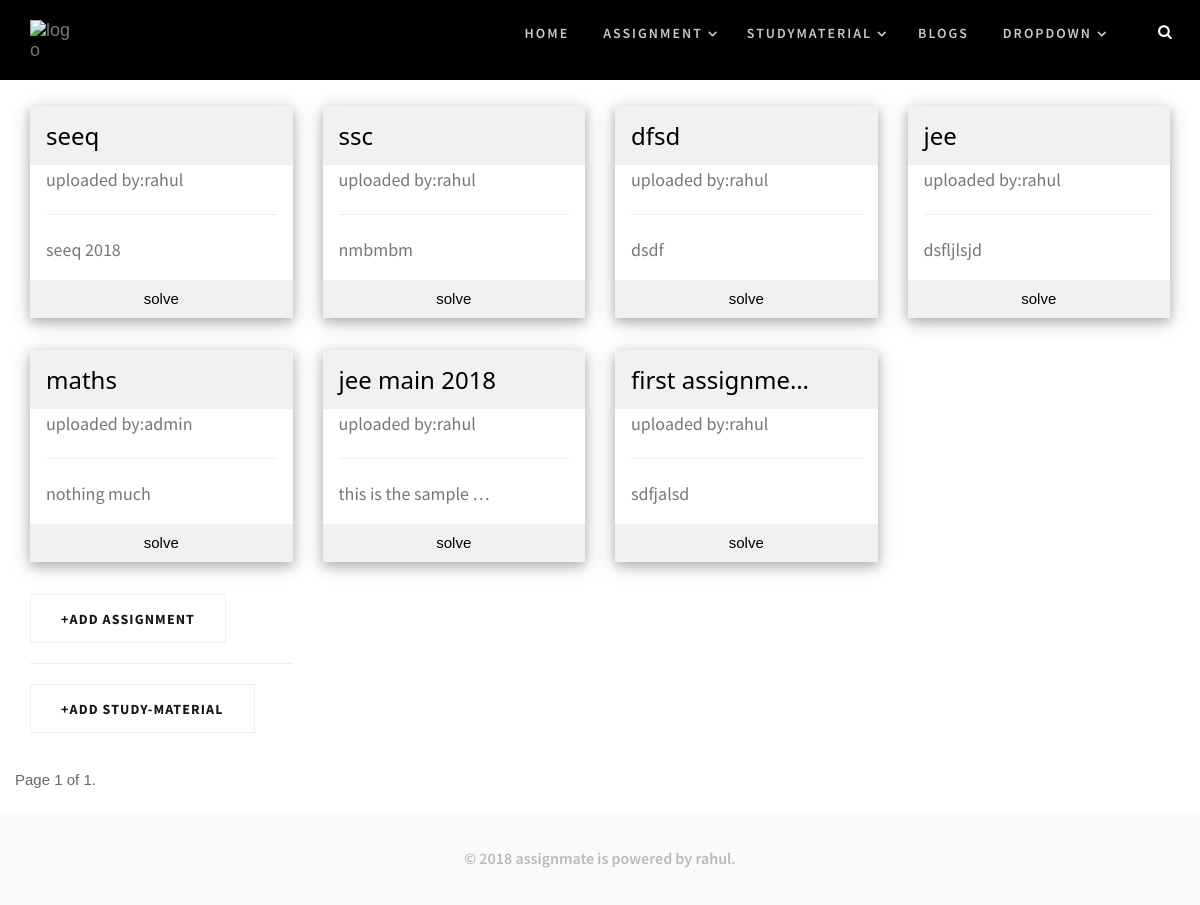
/all-assignment (signed in), run on the app's committed database.
### assignment/models.py (models this page shows, shortened)
class Assignment(models.Model):
    user = models.ForeignKey(User, on_delete=models.CASCADE)
    title=models.CharField(max_length=30,default='assignment')
    discription=models.CharField(max_length=500)
    category=models.CharField(max_length=30,blank=True)
    created = models.DateTimeField(auto_now=True)
    objects = AssignmentManager()
    class Meta:
        ordering = ["-created"]

### assignment/views.py (the view)
# urls.py: path('all-assignment',view_list_assignment,name='assignment_page'),
def view_list_assignment(request):
    assignment=Assignment.objects.all()
    paginator=Paginator(assignment,10)
    page=request.GET.get('page')
    assignment=paginator.get_page(page)
    user=request.user
    return render(request,'assignment/assignment_page.html',{'assignment':assignment,'user':user})

### assignment/models.py (called while the page is built)
    def get_queryset(self):
        return AssignmentQuerySet(self.model,using=self._db)

### assignment/templates/assignment/assignment_page.html (shortened to what this page needs)
{% extends 'accounts/base.html'%}
{% block body %}
<div class="container">
    <div class="row">
        {% for assignment in assignment %}
        <div class="col-lg-3 col-md-3 col-sm-6 col-xs-12 w3-section">
            <div class="w3-card-4 ">
            <header class="w3-container w3-light-grey">
              <a href="{% url 'assignment:assignment' assignment.id %}"><h3>{{ assignment.title|truncatechars_html:15 }}</h3></a>
            </header>
            <div class="w3-container">
              <p>uploaded by:{{assignment.user}}</p>
              <hr>
              <a href="javascript:void(0);" data-toggle="tooltip" data-placement="top" title="{{assignment.discription}}"><p>{{assignment.discription|truncatechars_html:20}}</p></a>
            </div>
            <a href="{% url 'assignment:assignment' assignment.id %}"><button class="w3-button w3-block w3-light-grey"> solve</button></a>
            </div>
        </div>
        {% endfor %}
    </div>
    <div class="row">
        <div class="col-lg-3 col-md-3 col-sm-6 col-xs-12 w3-section">
            <a href="{% url 'assignment:assignment_add' %}" class="btn">+add Assignment</a>
            <hr/>
            <a href="{% url 'assignment:uploadfile'%}"class="btn">+add study-material</a>
        </div>
    </div>
    <div class="row">
            <div class="pagination">
                <span class="step-links">
                    <span class="current">
                        Page {{ assignment.number }} of {{ assignment.paginator.num_pages }}.
                    </span>
                </span>
            </div>
        </div>
</div>
{% endblock %}

### accounts/static/accounts/css/style.css (style rules this page uses)
article, aside, details, figcaption, figure, footer, header, hgroup, menu, nav, section { display: block; }
a, input, button, select, textarea { outline: none; }
a { outline: none; text-decoration: none; color: #f1868a; transition: all 0.3s ease-in-out; -webkit-transition: all 0.3s ease-in-out; -moz-transition: all 0.3s ease-in-out; -ms-transition: all 0.3s ease-in-out; }
body { margin: 0; font-size: 14px; color: #686868; -webkit-font-smoothing: antialiased; -moz-osx-font-smoothing: grayscale; overflow-x: hidden; word-wrap: break-word; font-family: 'Playfair Display', serif; }
h3 { font-size: 22px; line-height: 39px; }
h1, h2, h3, h4, h5, h6 { margin: 0; font-weight: 400; }
p { font-size: 18px; line-height: 29px; margin: 0 0 15px; color: #777777; font-family: 'Source Sans Pro', sans-serif; }
.btn { background-color: #fff; border: 1px solid #eeeff3; color: #161616; font-family: 'Source Sans Pro', sans-serif; font-size: 14px; letter-spacing: 1.12px; text-transform: uppercase; border-radius: 0; padding: 13.5px 30px; font-weight: 700; }

### accounts/static/accounts/css/w3.css (style rules this page uses)
*,*:before,*:after { box-sizing:inherit }
html { -ms-text-size-adjust:100%;-webkit-text-size-adjust:100% }
body { margin:0 }
article,aside,details,figcaption,figure,footer,header,main,menu,nav,section,summary { display:block }
a { background-color:transparent;-webkit-text-decoration-skip:objects }
hr { box-sizing:content-box;height:0;overflow:visible }
button,input,select,textarea { font:inherit;margin:0 }
button,input { overflow:visible }
button,select { text-transform:none }
button,html [type=button],[type=reset],[type=submit] { -webkit-appearance:button }
html,body { font-family:Verdana,sans-serif;font-size:15px;line-height:1.5 }
html { overflow-x:hidden }
h3 { font-size:24px }
h1,h2,h3,h4,h5,h6 { font-family:"Segoe UI",Arial,sans-serif;font-weight:400;margin:10px 0 }
hr { border:0;border-top:1px solid #eee;margin:20px 0 }
a { color:inherit }
.w3-btn,.w3-button { border:none;display:inline-block;padding:8px 16px;vertical-align:middle;overflow:hidden;text-decoration:none;color:inherit;background-color:inherit;text-align:center;cursor:pointer;white-space:nowrap }
.w3-btn,.w3-button { -webkit-touch-callout:none;-webkit-user-select:none;-khtml-user-select:none;-moz-user-select:none;-ms-user-select:none;user-select:none }
.w3-block { display:block;width:100% }
.w3-container:after,.w3-container:before,.w3-panel:after,.w3-panel:before,.w3-row:after,.w3-row:before,.w3-row-padding:after,.w3-row-padding:before, .w3-cell-row:before,.w3-cell-row:after,.w3-clear:after,.w3-clear:before,.w3-bar:before,.w3-bar:after { content:"";display:table;clear:both }
.w3-container,.w3-panel { padding:0.01em 16px }
.w3-card-4,.w3-hover-shadow:hover { box-shadow:0 4px 10px 0 rgba(0,0,0,0.2),0 4px 20px 0 rgba(0,0,0,0.19) }
.w3-section,.w3-code { margin-top:16px!important;margin-bottom:16px!important }
.w3-light-grey,.w3-hover-light-grey:hover,.w3-light-gray,.w3-hover-light-gray:hover { color:#000!important;background-color:#f1f1f1!important }

### accounts/templates/accounts/base.html (style rules this page uses)
* { box-sizing: border-box; }

### data on the page
Assignment: title "seeq", user "rahul", discription "seeq 2018"
Assignment: title "ssc", user "rahul", discription "nmbmbm"
Assignment: title "dfsd", user "rahul", discription "dsdf"
Assignment: title "jee", user "rahul", discription "dsfljlsjd"
Assignment: title "maths", user "admin", discription "nothing much"
Assignment: title "jee main 2018", user "rahul", discription "this is the sample …"
Assignment: title "first assignme…", user "rahul", discription "sdfjalsd"

### other printed values
{{ assignment.number }} "1"
{{ assignment.paginator.num_pages }} "1"
